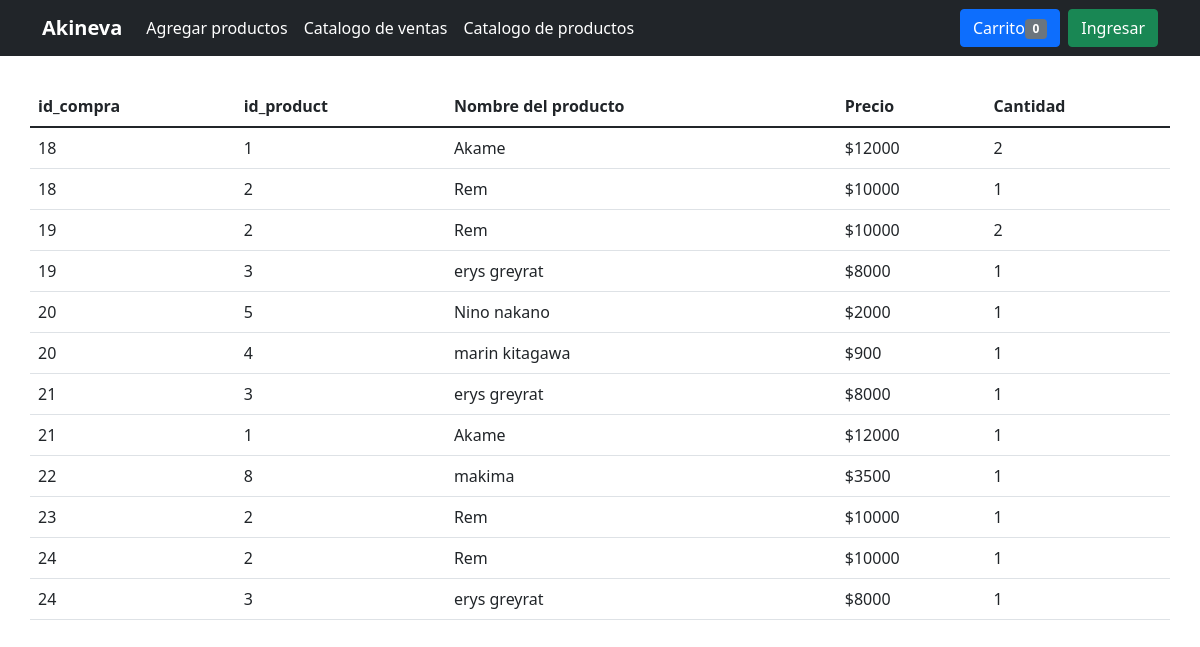
Page /ventas.php on the committed database.
### tables this page shows
CREATE TABLE `detai_compra` (
  `id` int(11) NOT NULL,
  `id_compra` int(11) NOT NULL,
  `id_product` int(11) NOT NULL,
  `nombre` varchar(200) NOT NULL,
  `precio` int(11) NOT NULL,
  `cantidad` int(11) NOT NULL
);

### config/config.php (called while the page is built, shortened)
<?php
$num_cart =0;
?>

### ventas.php (the view, shortened to what this page needs)
<!DOCTYPE html>
<?php
require 'config/config.php';
$db = new database();
$con = $db->conectar();
$sql = $con->prepare("SELECT id_compra, id_product, nombre, precio, cantidad FROM detai_compra");
$sql->execute();
$detalles = $sql->fetchAll(PDO::FETCH_ASSOC);
?>
<html lang="es">
<head>
    <link href="https://cdn.jsdelivr.net/npm/bootstrap@5.1.3/dist/css/bootstrap.min.css" rel="stylesheet">
    <link href="estilos.css" rel="stylesheet">
</head>
<body>
   <header>
        <div class="navbar navbar-expand-lg navbar-dark bg-dark">
            <div class="container">
                <a href="index.php" class="navbar-brand">
                    <strong>Akineva</strong>
                </a>
                <div class="collapse navbar-collapse" id="navbarHeader">
                    <ul class="navbar-nav me-auto mb-2 mb-lg-0">
                        <li class="nav-item">
                            <a href="registro_pro.php" class="nav-link active">Agregar productos</a>
                        </li>
                        <li class="nav-item">
                            <a href="ventas.php" class="nav-link active">Catalogo de ventas</a>
                        </li>
                        <li class="nav-item">
                            <a href="productos.php" class="nav-link active">Catalogo de productos</a>
                        </li>
                    </ul>
                    <a href="checkout.php" class="btn btn-primary me-2">Carrito<span id="num_cart" class="badge bg-secondary"><?php echo $num_cart; ?></span>
                    </a>
                    <?php if (isset($_SESSION['user_id'])) { ?>
                        <div class="dropdown">
                            <button class="btn btn-success btn-sm dropdown-toggle" type="button" id="btn_sesion" data-bs-toggle="dropdown" aria-expanded="false">
                            <?php echo $_SESSION['user_name']; ?>
                            </button>
                            <ul class="dropdown-menu">
                                <li><a class="dropdown-item" href="logout.php">cerrar sesion</a></li>
                            </ul>
                        </div>
                    <?php } else { ?>
                        <a href="login.php" class="btn btn-success">Ingresar</a>
                    <?php } ?>
                </div>
            </div>
        </div>
    </header>
    <main>
        <div class="container">
            <div class="table-responsive">
                <table class="table">
                    <thead>
                        <tr>
                            <th>id_compra</th>
                            <th>id_product</th>
                            <th>Nombre del producto</th>
                            <th>Precio</th>
                            <th>Cantidad</th>
                        </tr>
                    </thead>
                    <tbody>
                        <?php
                        foreach ($detalles as $productos) {
                            $_id = $productos['id_compra'];
                            $nombre = $productos['nombre'];
                            $id_pro = $productos['id_product'];
                            $precio = $productos['precio'];
                            $cantidad = $productos['cantidad'];
                        ?>
                            <tr>
                                <td><?php echo $_id; ?></td>
                                <td><?php echo $id_pro; ?></td>
                                <td><?php echo $nombre; ?></td>
                                <td>$<?php echo $precio; ?></td>
                                <td><?php echo $cantidad; ?></td>
                            <?php
                        }
                            ?>
                            </tr>
                    </tbody>
                </table>
            </div>
        </div>
    </main>
</body>
</html>

### estilos.css (style rules this page uses)
main>.container { padding: 30px 0; }

### rows in the picture
detai_compra: id_compra "18", id_product "1", nombre "Akame", precio "12000", cantidad "2"
detai_compra: id_compra "18", id_product "2", nombre "Rem", precio "10000", cantidad "1"
detai_compra: id_compra "19", id_product "2", nombre "Rem", precio "10000", cantidad "2"
detai_compra: id_compra "19", id_product "3", nombre "erys greyrat", precio "8000", cantidad "1"
detai_compra: id_compra "20", id_product "5", nombre "Nino nakano", precio "2000", cantidad "1"
detai_compra: id_compra "20", id_product "4", nombre "marin kitagawa", precio "900", cantidad "1"
detai_compra: id_compra "21", id_product "3", nombre "erys greyrat", precio "8000", cantidad "1"
detai_compra: id_compra "21", id_product "1", nombre "Akame", precio "12000", cantidad "1"
detai_compra: id_compra "22", id_product "8", nombre "makima", precio "3500", cantidad "1"
detai_compra: id_compra "23", id_product "2", nombre "Rem", precio "10000", cantidad "1"
detai_compra: id_compra "24", id_product "2", nombre "Rem", precio "10000", cantidad "1"
detai_compra: id_compra "24", id_product "3", nombre "erys greyrat", precio "8000", cantidad "1"

### other values in the picture
$num_cart "0"
